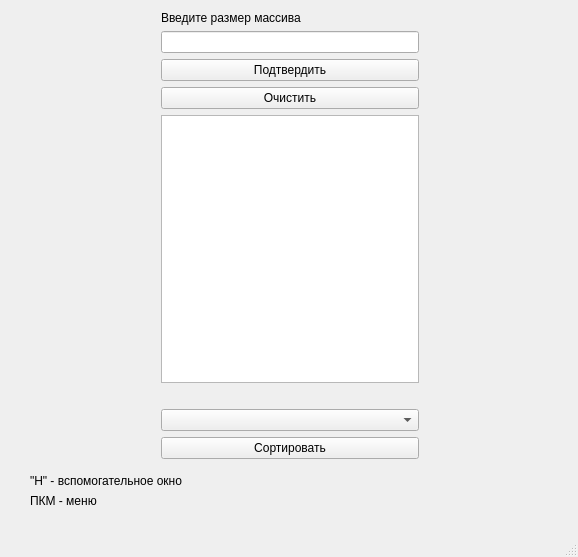
<?xml version="1.0" encoding="UTF-8"?>
<ui version="4.0">
 <class>MainWindow</class>
 <widget class="QMainWindow" name="MainWindow">
  <property name="geometry">
   <rect>
    <x>0</x>
    <y>0</y>
    <width>578</width>
    <height>557</height>
   </rect>
  </property>
  <property name="windowTitle">
   <string>MainWindow</string>
  </property>
  <widget class="QWidget" name="centralwidget">
   <widget class="QWidget" name="layoutWidget">
    <property name="geometry">
     <rect>
      <x>161</x>
      <y>11</y>
      <width>258</width>
      <height>448</height>
     </rect>
    </property>
    <layout class="QVBoxLayout" name="verticalLayout">
     <item>
      <widget class="QLabel" name="label">
       <property name="text">
        <string>Введите размер массива</string>
       </property>
      </widget>
     </item>
     <item>
      <widget class="QLineEdit" name="lineEdit"/>
     </item>
     <item>
      <widget class="QPushButton" name="pushButton">
       <property name="text">
        <string>Подтвердить</string>
       </property>
      </widget>
     </item>
     <item>
      <widget class="QPushButton" name="pushButton_3">
       <property name="text">
        <string>Очистить</string>
       </property>
      </widget>
     </item>
     <item>
      <widget class="QListWidget" name="listWidget">
       <property name="contextMenuPolicy">
        <enum>Qt::CustomContextMenu</enum>
       </property>
      </widget>
     </item>
     <item>
      <widget class="QLabel" name="label_2">
       <property name="text">
        <string/>
       </property>
       <property name="alignment">
        <set>Qt::AlignCenter</set>
       </property>
      </widget>
     </item>
     <item>
      <widget class="QComboBox" name="comboBox">
       <item>
        <property name="text">
         <string/>
        </property>
       </item>
       <item>
        <property name="text">
         <string>По возрастанию</string>
        </property>
       </item>
       <item>
        <property name="text">
         <string>По убыванию</string>
        </property>
       </item>
      </widget>
     </item>
     <item>
      <widget class="QPushButton" name="pushButton_2">
       <property name="text">
        <string>Сортировать</string>
       </property>
      </widget>
     </item>
    </layout>
   </widget>
   <widget class="QLabel" name="label_3">
    <property name="geometry">
     <rect>
      <x>30</x>
      <y>470</y>
      <width>161</width>
      <height>21</height>
     </rect>
    </property>
    <property name="text">
     <string>&quot;H&quot; - вспомогательное окно</string>
    </property>
   </widget>
   <widget class="QLabel" name="label_4">
    <property name="geometry">
     <rect>
      <x>30</x>
      <y>475</y>
      <width>140</width>
      <height>51</height>
     </rect>
    </property>
    <property name="text">
     <string>ПКМ - меню</string>
    </property>
   </widget>
  </widget>
  <widget class="QMenuBar" name="menubar">
   <property name="geometry">
    <rect>
     <x>0</x>
     <y>0</y>
     <width>578</width>
     <height>21</height>
    </rect>
   </property>
  </widget>
  <widget class="QStatusBar" name="statusbar"/>
 </widget>
 <resources/>
 <connections/>
</ui>
